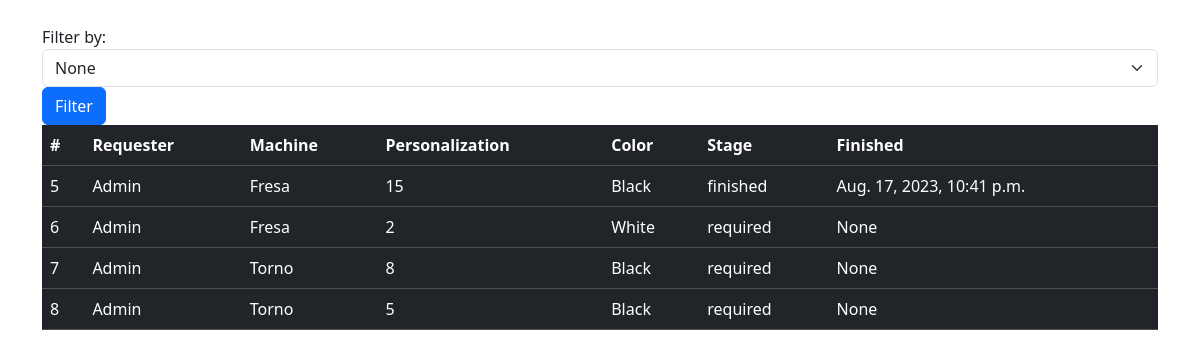
Before: /demand/ (signed in) with the older database file.
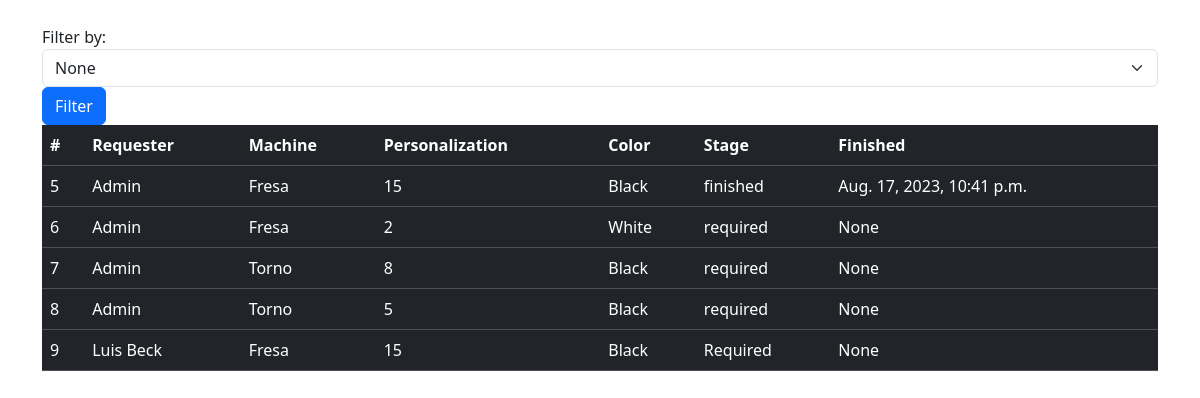
After: the same page with the newer database file.
### core/models.py (models this page shows, shortened)
class Base(models.Model):
    create = models.DateTimeField(auto_now_add=True)
    modify = models.DateTimeField(auto_now_add=True)
    active = models.BooleanField(default=True)
    class Meta:
        abstract = True

class Order(Base):
    requester = models.ForeignKey(User, on_delete=models.SET('unknown'))
    machine = models.ForeignKey(Machine, on_delete=models.SET('unknown'))
    personalization = models.IntegerField()
    color = models.ForeignKey(Color, on_delete=models.SET('unknown'))
    STAGE_CHOICE = (('Required','Required'), ('Production','Production'), ('Finished','Finished'))
    stage = models.CharField(max_length=15, choices=STAGE_CHOICE, default=STAGE_CHOICE[0])
    finished = models.DateTimeField(blank=True, null=True)
    class Meta:
        verbose_name = 'Order'
        verbose_name_plural = 'Orders'

class Machine(Base):
    name = models.CharField(max_length=20)
    class Meta:
        verbose_name = 'Machine'
        verbose_name_plural = 'Machines'
    def __str__(self) -> str:
        return self.name

class Color(Base):
    name = models.CharField(max_length=15)
    class Meta:
        verbose_name = 'Color'
        verbose_name_plural = 'Colors'
    def __str__(self) -> str:
        return self.name

### core/views.py (the view)
# urls.py: path('demand/', DemandView.as_view(), name='demand')
class DemandView(UserPassesTestMixin, TemplateView):
    template_name = 'demand.html'
    login_url = reverse_lazy('index')
    def get_context_data(self, **kwargs):
        context = super(DemandView, self).get_context_data(**kwargs)
        queryset = Order.objects.all()
        selected_filter = self.request.GET.get('filter', None)
        if selected_filter:
            queryset = queryset.filter(machine=selected_filter)
        context['demand'] = queryset
        return context
    def test_func(self):
        return self.request.user.is_authenticated

### core/templates/demand.html
{% extends 'base.html' %}
{% load static %}
{% load bootstrap5 %}
{% block content %}
    <div class="container">
      {% include 'filter.html' %}
        <table class="table table-dark table-hover">
            <thead>
              <tr>
                <th scope="col">#</th>
                <th scope="col">Requester</th>
                <th scope="col">Machine</th>
                <th scope="col">Personalization</th>
                <th scope="col">Color</th>
                <th scope="col">Stage</th>
                <th scope="col">Finished</th>
              </tr>
            </thead>
            <tbody>
                {% for request in demand %}
                    <tr>
                        <td>{{ request.id }}</td>
                        <td>{{ request.requester.first_name }}</td>
                        <td>{{ request.machine }}</td>
                        <td>{{ request.personalization }}</td>
                        <td>{{ request.color }}</td>
                        <td>{{ request.stage }}</td>
                        <td>{{ request.finished }}</td>
                    </tr>
                {% endfor %}
            </tbody>
          </table>
    </div>
{% endblock  %}

Changed rows visible on the page:
added Order: id "9", requester.first_name "Luis Beck", machine "Fresa", personalization "15", color "Black", stage "Required", finished "None"
